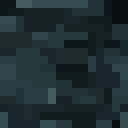
#> input picture inbox/backup/textures-20260930/block/abyssal_cave_rock.png, 16 x 16 px, given in place of aquarium_glass.png, which was not available (shown 8 times larger)
$ python translucent.py ../../inbox/backup/textures-20260930/block/abyssal_cave_rock.png
#> lines starting #> are read from the running program, lines starting #| are printed output that depends on the picture; pictures that were not available may be replaced by others from this repository, and a replacement may not be noted
"""Give the BT01 glass-like textures their alpha after a ChatGPT sheet import (sheets come in opaque).
Base alpha per texture, brighter pixels (highlights, ripples) more opaque. Writes the texture and its texture_locks copy.
  python tools/bt01/translucent.py [--dry-run]
"""
import shutil, sys
from pathlib import Path
from PIL import Image

ROOT = Path(__file__).resolve().parents[2]
TEX = ROOT / "src/main/resources/assets/abyssia/textures/block"
LOCK = ROOT / "tools/texture_locks/assets/textures/block"
# name: (alpha of the darkest pixel, alpha of the brightest)
TARGETS = {"aquarium_glass": (70, 200), "habitat_membrane": (60, 170), "bio_tank": (150, 225)}


def main(argv):
    dry = "--dry-run" in argv
    for name, (lo, hi) in TARGETS.items():
        path = TEX / f"{name}.png"
        im = Image.open(path).convert("RGBA")
#> im is the input picture: PIL image 16x16 RGBA; mean R, G, B, A 30.5, 45.1, 49.5, 255
        lum = [0.299 * r + 0.587 * g + 0.114 * b for r, g, b, _ in im.getdata()]
#> lum = 256 values, max 84.06 at index 2, min 13.43 at index 14, mean 41.24
        mn, mx = min(lum), max(lum)
#> mn = 13.43; mx = 84.06
        out = [(r, g, b, round(lo + (hi - lo) * ((l - mn) / (mx - mn) if mx > mn else 0)))
               for (r, g, b, _), l in zip(im.getdata(), lum)]
#> out = 256 items, first 6: (13, 22, 26, 82), (13, 22, 26, 82), (69, 90, 93, 200), (69, 90, 93, 200), (54, 75, 80, 173), (54, 75, 80, 173)
        im.putdata(out)
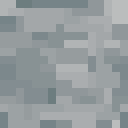
#> im: PIL image 16x16 RGBA (shown 8 times larger); mean R, G, B, A 30.5, 45.1, 49.5, 121.1; transparent parts drawn white
        print(("would write " if dry else "wrote ") + str(path.relative_to(ROOT)))
        if not dry:
            im.save(path)
            LOCK.mkdir(parents=True, exist_ok=True)
            shutil.copy2(path, LOCK / path.name)
#> pass 2 of the loop in main, `for name, (lo, hi) in TARGETS.items():`:
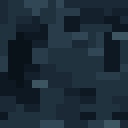
#> input picture inbox/backup/textures-20260930/block/abyssal_rock.png, 16 x 16 px, given in place of habitat_membrane.png, which was not available (shown 8 times larger)
#> in main, im is the input picture: PIL image 16x16 RGBA; mean R, G, B, A 28.2, 43.6, 55.5, 255
#> lum = 256 values, max 79.19 at index 78, min 16.11 at index 66, mean 40.38
#> mn = 16.11; mx = 79.19
#> out = 256 items, first 6: (26, 41, 53, 98), (33, 50, 63, 113), (33, 50, 63, 113), (50, 71, 85, 148), (50, 71, 85, 148), (50, 71, 85, 148)
#> in main, `im.putdata(out)`:
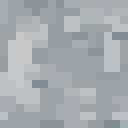
#> im: PIL image 16x16 RGBA (shown 8 times larger); mean R, G, B, A 28.2, 43.6, 55.5, 102.4; transparent parts drawn white


if __name__ == "__main__":
    main(sys.argv[1:])
